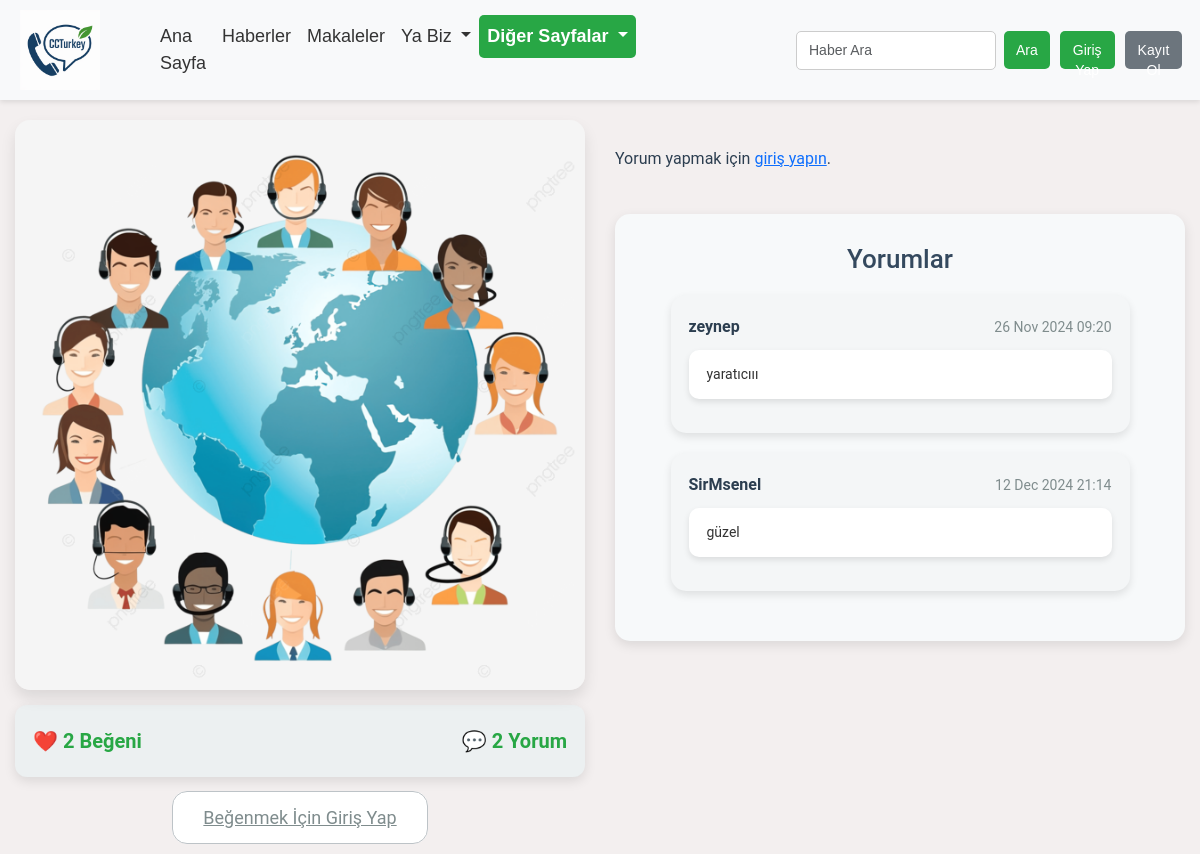
Page /news/photos/5/ on the committed database.
### news/models.py (models this page shows, shortened)
class Photo(models.Model):
    title = models.CharField(max_length=100, blank=True, null=True)  # Fotoğraf başlığı (isteğe bağlı)
    image = models.ImageField(upload_to='photos/')  # Fotoğraf dosyası
    uploaded_at = models.DateTimeField(auto_now_add=True)  # Yüklenme tarihi
    likes = models.ManyToManyField('auth.User', related_name='liked_photos', blank=True)  # Beğeniler

class PhotoComment(models.Model):
    photo = models.ForeignKey('Photo', on_delete=models.CASCADE, related_name='comments')  # Fotoğraf ile ilişki
    user = models.ForeignKey(User, on_delete=models.CASCADE)  # Yorum yapan kullanıcı
    text = models.TextField()  # Yorum içeriği
    created_at = models.DateTimeField(auto_now_add=True)  # Yorumun oluşturulma zamanı

### news/views.py (the view)
# urls.py: path('photos/<int:pk>/', views.photo_detail, name='photo_detail'),  # Fotoğraf detay
def photo_detail(request, pk):
    photo = get_object_or_404(Photo, pk=pk)
    comments = photo.comments.all()  # Fotoğrafa ait tüm yorumlar
    if request.method == 'POST':
        if request.user.is_authenticated:
            form = PhotoCommentForm(request.POST)
            if form.is_valid():
                comment = form.save(commit=False)
                comment.photo = photo
                comment.user = request.user
                comment.save()
                return redirect('photo_detail', pk=pk)
        else:
            return redirect('login')  # Kullanıcı giriş yapmadıysa giriş sayfasına yönlendir
    else:
        form = PhotoCommentForm()
    return render(request, 'news/photo_detail.html', {'photo': photo, 'comments': comments, 'form': form})

### news/forms.py
class PhotoCommentForm(forms.ModelForm):
    class Meta:
        model = PhotoComment
        fields = ['text']  # Kullanıcı yalnızca yorum metnini girebilir
        widgets = {
            'text': forms.Textarea(attrs={'class': 'form-control', 'rows': 3, 'placeholder': 'Yorum yazın...'}),
        }

### news/templates/news/photo_detail.html (shortened to what this page needs)
{% extends "base.html" %}
{% block content %}
<div class="photo-detail-page">
    <div class="left-section">
        {% if photo.image %}
        <div class="photo-image-container">
            <img src="{{ photo.image.url }}" alt="{{ photo.title }}" class="photo-image">
        </div>
        {% endif %}
        <div class="likes-comments-container">
            <span class="likes">❤️ {{ photo.likes.count }} Beğeni</span>
            <span class="comments">💬 {{ photo.comments.count }} Yorum</span>
        </div>
        <div class="like-section">
            {% if user.is_authenticated %}
            <form action="{% url 'like_photo' photo.id %}" method="post">
                {% csrf_token %}
                <button type="submit" class="like-button {% if request.user in photo.likes.all %}liked{% endif %}">
                    {% if request.user in photo.likes.all %}
                        ❤️ Beğenildi
                    {% else %}
                        🤍 Beğen
                    {% endif %}
                </button>
            </form>
            {% else %}
            <a href="{% url 'login' %}" class="like-button">Beğenmek İçin Giriş Yap</a>
            {% endif %}
        </div>
    </div>
    <div class="right-section">
        <div class="comment-section">
            {% if user.is_authenticated %}
            <form action="{% url 'photo_detail' pk=photo.id %}" method="post">
                {% csrf_token %}
                <textarea name="text" class="form-control" rows="3" placeholder="Yorum yazın..." required></textarea>
                <button type="submit" class="comment-submit-button">Yorum Yap</button>
            </form>
            {% else %}
            <p>Yorum yapmak için <a href="{% url 'login' %}">giriş yapın</a>.</p>
            {% endif %}
        </div>
        <div class="comments-section">
            <h3>Yorumlar</h3>
            <ul class="comments-list">
                {% for comment in comments %}
                    <li class="comment-item">
                        <div class="comment-header">
                            <strong>{{ comment.user.username }}</strong>
                            <small>{{ comment.created_at|date:"d M Y H:i" }}</small>
                        </div>
                        <p class="comment-text">{{ comment.text }}</p>
                    </li>
                {% empty %}
                    <li class="list-group-item">Henüz yorum yok.</li>
                {% endfor %}
            </ul>
        </div>
    </div>
</div>
{% endblock %}

### static/css/galeri_detail.css (style rules this page uses)
.photo-detail-page { display: flex; justify-content: space-between; max-width: 1200px; margin: 20px auto; font-family: 'Roboto', Arial, sans-serif; line-height: 1.8; color: #2c3e50; padding: 0 15px; }
.left-section { flex: 1; margin-right: 30px; }
.photo-image-container { text-align: center; margin-bottom: 15px; }
.photo-image { width: 100%; max-height: 700px; object-fit: cover; border-radius: 15px; box-shadow: 0 8px 15px rgba(0, 0, 0, 0.1); transition: transform 0.3s ease; }
.likes-comments-container { display: flex; justify-content: space-between; align-items: center; background-color: #ecf0f1; padding: 18px; border-radius: 12px; box-shadow: 0 4px 12px rgba(0, 0, 0, 0.1); margin-top: 15px; width: 100%; max-width: 700px; text-align: center; margin-bottom: 25px; }
.likes-comments-container span { font-size: 20px; font-weight: bold; color: #28a745; width: 48%; transition: color 0.3s ease; }
.likes-comments-container .likes { text-align: left; }
.likes-comments-container .comments { text-align: right; }
.like-section { text-align: center; margin-top: 25px; }
.like-button { background-color: #ffffff; border: 1px solid #bdc3c7; color: #7f8c8d; font-size: 18px; padding: 15px 30px; border-radius: 15px; cursor: pointer; transition: all 0.3s ease; width: 100%; max-width: 270px; text-align: center; }
.right-section { flex: 1; }
.comment-section { margin-top: 25px; }
.comments-section { margin-top: 40px; padding: 30px; background-color: #f7f9fa; border-radius: 15px; box-shadow: 0 4px 12px rgba(0, 0, 0, 0.1); }
.comments-section h3 { font-size: 26px; margin-bottom: 20px; color: #34495e; text-align: center; }
.comments-list { list-style-type: none; padding-left: 0; }
.comment-item { margin-bottom: 20px; padding: 18px; background-color: #f4f6f7; border-radius: 15px; box-shadow: 0 4px 8px rgba(0, 0, 0, 0.1); display: flex; flex-direction: column; max-width: 90%; margin-left: auto; margin-right: auto; word-wrap: break-word; }
.comment-item .comment-text { padding: 12px 18px; background-color: #ffffff; border-radius: 10px; box-shadow: 0 3px 6px rgba(0, 0, 0, 0.1); }
.comment-header { display: flex; justify-content: space-between; align-items: center; }
.comment-header strong { font-size: 16px; color: #2c3e50; }
.comment-header small { font-size: 14px; color: #7f8c8d; }
.comment-text { margin-top: 8px; font-size: 14px; color: #333; }

### static/css/login_register.css (style rules this page uses)
body { font-family: Arial, sans-serif; margin: 0; padding: 0; background-color: #f4f4f4; }

### news/templates/base.html (style rules this page uses)
body { background-color: #f3efef; margin: 0; padding: 0; }
body { padding-top: 100px; }

### rows in the picture
Photo: image (picture), likes.count "2", comments.count "2"
PhotoComment: user.username "zeynep", created_at "26 Nov 2024 09:20", text "yaratıcııı"
PhotoComment: user.username "SirMsenel", created_at "12 Dec 2024 21:14", text "güzel"
